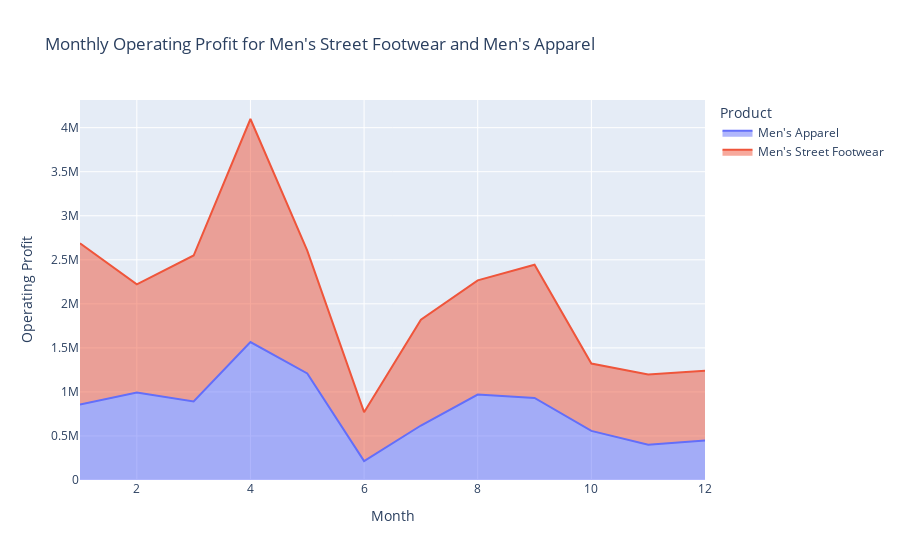

The notebook cell this image was saved under:
### Code cell
fig = px.area(monthly_profit, x='Month', y='Operating Profit', color='Product',
              title="Monthly Operating Profit for Men's Street Footwear and Men's Apparel",
              labels={'Month': 'Month', 'Operating Profit': 'Operating Profit'},
              line_group='Product')

fig.show()

### Figure 1 — Plotly figure (JSON) as saved in the notebook; plotly's stock layout.template omitted (floating-point values rounded to 4 significant figures)
{"data": [{"fillpattern": {"shape": ""}, "hovertemplate": "Product=Men's Apparel<br>Month=%{x}<br>Operating Profit=%{y}<extra></extra>", "legendgroup": "Men's Apparel", "line": {"color": "#636efa"}, "marker": {"symbol": "circle"}, "mode": "lines", "name": "Men's Apparel", "orientation": "v", "showlegend": true, "stackgroup": "1", "type": "scatter", "x": [1, 2, 3, 4, 5, 6, 7, 8, 9, 10, 11, 12], "xaxis": "x", "y": [857217, 994036, 891134, 1565587, 1209171, 214675, 618607, 970626, 932244, 557745, 399332, 449705], "yaxis": "y"}, {"fillpattern": {"shape": ""}, "hovertemplate": "Product=Men's Street Footwear<br>Month=%{x}<br>Operating Profit=%{y}<extra></extra>", "legendgroup": "Men's Street Footwear", "line": {"color": "#EF553B"}, "marker": {"symbol": "circle"}, "mode": "lines", "name": "Men's Street Footwear", "orientation": "v", "showlegend": true, "stackgroup": "1", "type": "scatter", "x": [1, 2, 3, 4, 5, 6, 7, 8, 9, 10, 11, 12], "xaxis": "x", "y": [1829394, 1227538, 1657495, 2532835, 1394308, 555416, 1200853, 1295551, 1511313, 764740, 798316, 791088], "yaxis": "y"}], "layout": {"legend": {"title": {"text": "Product"}, "tracegroupgap": 0}, "title": {"text": "Monthly Operating Profit for Men's Street Footwear and Men's Apparel"}, "xaxis": {"anchor": "y", "domain": [0, 1], "title": {"text": "Month"}}, "yaxis": {"anchor": "x", "domain": [0, 1], "title": {"text": "Operating Profit"}}}}
